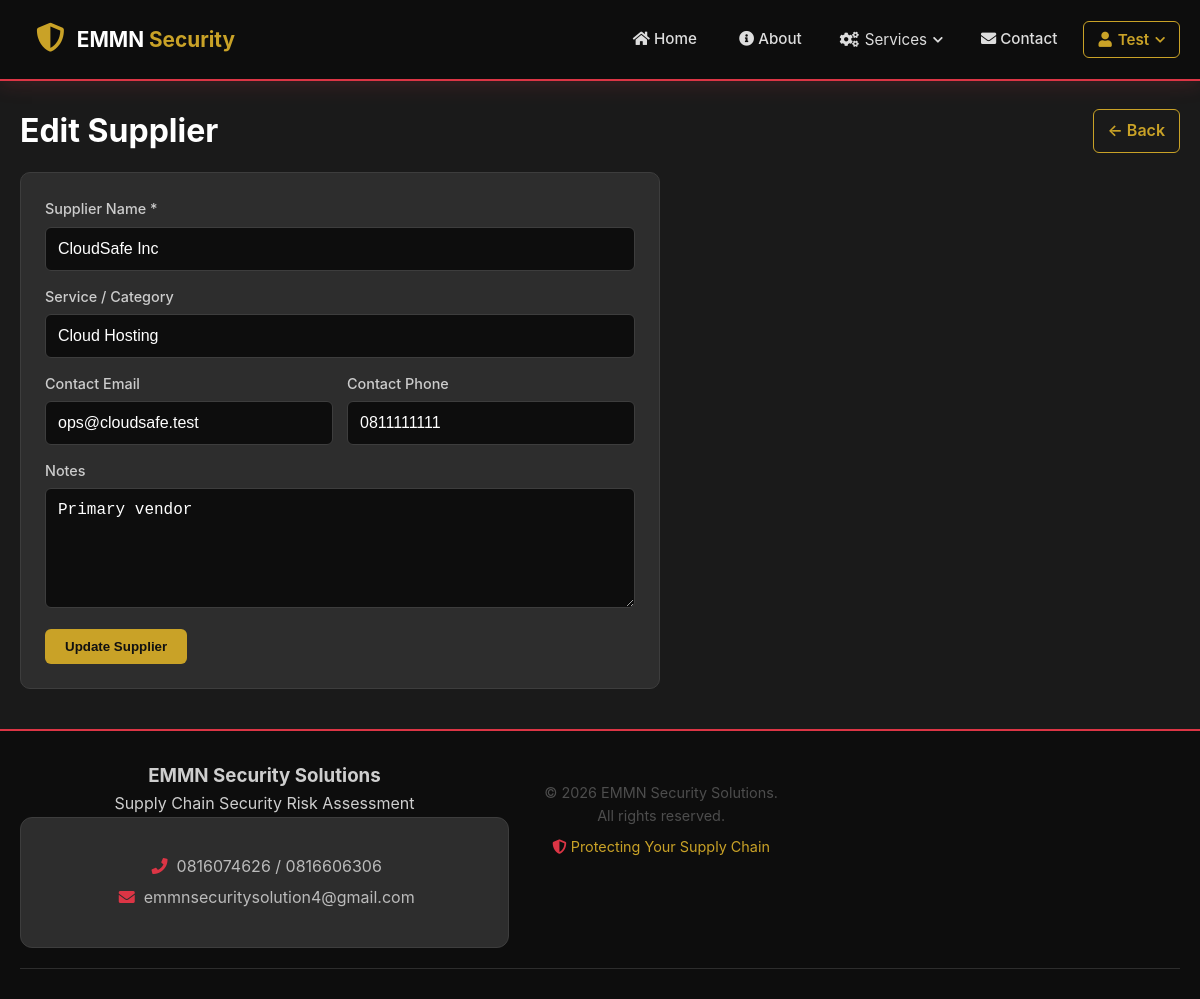
/client/supplier_edit.php?id=6 (signed in), run on the app's committed database.
### tables this page shows
CREATE TABLE suppliers (
    id INTEGER PRIMARY KEY AUTOINCREMENT,
    client_id INTEGER NOT NULL,
    name VARCHAR(150) NOT NULL,
    service VARCHAR(150) DEFAULT NULL,
    contact_email VARCHAR(100) DEFAULT NULL,
    contact_phone VARCHAR(30) DEFAULT NULL,
    risk_level VARCHAR(20) DEFAULT 'Medium',
    risk_score INTEGER DEFAULT 50,
    status VARCHAR(20) DEFAULT 'pending',
    notes TEXT,
    created_at TEXT DEFAULT (datetime('now')),
    updated_at TEXT DEFAULT (datetime('now'))
);

### config/Database.php (called while the page is built, shortened)
<?php
try {
    if (USE_SQLITE) {
        $dsn = 'sqlite:' . SQLITE_PATH;
        $options = [
            PDO::ATTR_ERRMODE => PDO::ERRMODE_EXCEPTION,
            PDO::ATTR_DEFAULT_FETCH_MODE => PDO::FETCH_ASSOC,
            PDO::ATTR_EMULATE_PREPARES => false,
        ];
        $db = new PDO($dsn, null, null, $options);
        $db->exec('PRAGMA foreign_keys = ON');
    }
} catch (PDOException $e) {
    error_log('Database Connection Failed: ' . $e->getMessage());
    if (defined('DEBUG_MODE') && DEBUG_MODE) {
        die('Database Connection Failed: ' . $e->getMessage());
    } else {
        die('Unable to connect to the database. Please try again later.');
    }
}
function dbQuery($sql, $params = []) {
    global $db;
    try {
        $stmt = $db->prepare($sql);
        $stmt->execute($params);
        return $stmt;
    } catch (PDOException $e) {
        error_log('Query Error: ' . $e->getMessage());
        return false;
    }
}
function dbFetchOne($sql, $params = []) {
    $stmt = dbQuery($sql, $params);
    return $stmt ? $stmt->fetch() : null;
}
?>

### config/helper.php (called while the page is built, shortened)
<?php
function e($string) {
    return htmlspecialchars($string ?? '', ENT_QUOTES, 'UTF-8');
}
?>

### public_html/client/supplier_edit.php (the view, shortened to what this page needs)
<?php
$userId = (int)$_SESSION['user_id'];
$id = (int)($_GET['id'] ?? 0);
$s = dbFetchOne('SELECT * FROM suppliers WHERE id = ? AND client_id = ?', [$id, $userId]);
?>
<?php include dirname(__DIR__) . '/includes/header.php'; ?>
<div class="container">
    <div class="page-title-row">
        <h1>Edit Supplier</h1>
        <a href="suppliers.php" class="btn-outline-gold">← Back</a>
    </div>
    <div class="card" style="max-width:640px">
        <form method="POST">
            <div class="form-group">
                <label>Supplier Name *</label>
                <input type="text" name="name" required value="<?php echo e($s['name']); ?>">
            </div>
            <div class="form-group">
                <label>Service / Category</label>
                <input type="text" name="service" value="<?php echo e($s['service']); ?>">
            </div>
            <div class="form-row">
                <div class="form-group">
                    <label>Contact Email</label>
                    <input type="email" name="contact_email" value="<?php echo e($s['contact_email']); ?>">
                </div>
                <div class="form-group">
                    <label>Contact Phone</label>
                    <input type="text" name="contact_phone" value="<?php echo e($s['contact_phone']); ?>">
                </div>
            </div>
            <div class="form-group">
                <label>Notes</label>
                <textarea name="notes" rows="3"><?php echo e($s['notes']); ?></textarea>
            </div>
            <button type="submit" class="btn-gold">Update Supplier</button>
        </form>
    </div>
</div>
<?php include dirname(__DIR__) . '/includes/footer.php'; ?>

### public_html/assets/css/style.css (style rules this page uses)
:root { --dark: #1a1a1a; --darker: #0d0d0d; --dark-gray: #2d2d2d; --medium-gray: #3d3d3d; --light-gray: #4d4d4d; --white: #ffffff; --red: #dc3545; --red-dark: #a71d2a; --red-light: #ff4757; --risk-low: #28a745; --risk-medium: #ffc107; --risk-high: #dc3545; --risk-critical: #a71d2a; --risk-info: #17a2b8; --font-primary: 'Inter', -apple-system, BlinkMacSystemFont, 'Segoe UI', Roboto, Oxygen, Ubuntu, sans-serif; --font-display: 'Playfair Display', serif; --shadow: 0 4px 20px rgba(0, 0, 0, 0.5); --shadow-light: 0 2px 10px rgba(0, 0, 0, 0.3); --shadow-hover: 0 8px 30px rgba(220, 53, 69, 0.15); --transition: all 0.3s ease; }
* { margin: 0; padding: 0; box-sizing: border-box; }
body { font-family: var(--font-primary); line-height: 1.6; color: var(--white); background: var(--dark); }
.container { max-width: 1200px; margin: 0 auto; padding: 0 20px; }
.form-group { margin-bottom: 15px; }
.form-group label { display: block; color: var(--white); margin-bottom: 5px; font-size: 0.9rem; font-weight: 500; }
.form-group input, .form-group textarea, .form-group select { width: 100%; padding: 10px 15px; border: 2px solid var(--medium-gray); border-radius: 8px; background: var(--dark); color: var(--white); font-size: 1rem; transition: var(--transition); }
.form-group input::placeholder, .form-group textarea::placeholder { color: var(--light-gray); }
.form-row { display: grid; grid-template-columns: 1fr 1fr; gap: 15px; }
textarea { resize: vertical; min-height: 120px; }
:root { --emmn-gold: #c9a227; --emmn-blue: #1e3a5f; }
.btn-gold, .btn-blue, .btn-outline-gold, .btn-sm, .btn-primary { display: inline-block; padding: 10px 20px; border-radius: 6px; text-decoration: none; font-weight: 600; border: none; cursor: pointer; transition: var(--transition); }
.btn-gold { background: var(--emmn-gold); color: #111; }
.btn-outline-gold { background: transparent; border: 1px solid var(--emmn-gold); color: var(--emmn-gold); padding: 8px 14px; }
.card { background: var(--dark-gray); border: 1px solid var(--medium-gray); border-radius: 10px; padding: 24px; margin-bottom: 24px; }
.form-group { margin-bottom: 14px; }
.form-group label { display: block; margin-bottom: 6px; color: #ccc; }
.form-group input, .form-group textarea { width: 100%; padding: 12px; border-radius: 6px; border: 1px solid var(--medium-gray); background: var(--darker); color: #fff; }
.form-row { display: grid; grid-template-columns: 1fr 1fr; gap: 14px; }
.page-title-row { display: flex; justify-content: space-between; align-items: center; flex-wrap: wrap; gap: 12px; margin: 24px 0 16px; }

### data on the page
suppliers: name "CloudSafe Inc", service "Cloud Hosting", contact_email "ops@cloudsafe.test", contact_phone "0811111111", notes "Primary vendor"

### other printed values
explode(' ', $userName)[0] "Test"
COMPANY_NAME "EMMN Security Solutions"
CONTACT_PHONE_1 "0816074626"
CONTACT_PHONE_2 "0816606306"
CONTACT_EMAIL "emmnsecuritysolution4@gmail.com"
